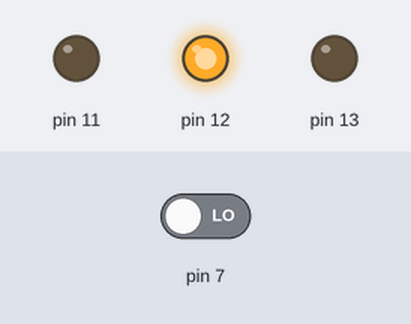
Bench run of a sketch on a simulated Arduino Uno, built with avr-gcc and run on an emulated ATmega328P. Shown: output pins drawn as LEDs (lit = HIGH). The test bench sets the inputs (shaded band); at power-on: pin 7 LOW.

Above: at 6.8 s.
6.9 s: pin 7 driven HIGH
At 7.8 s:
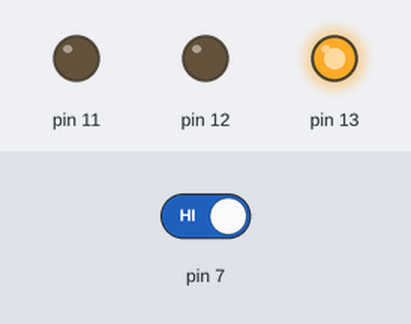
At 10.2 s:
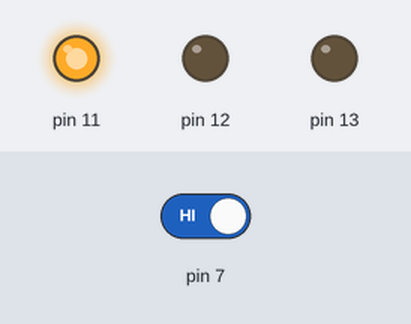
10.8 s: pin 7 driven LOW
At 15.0 s:
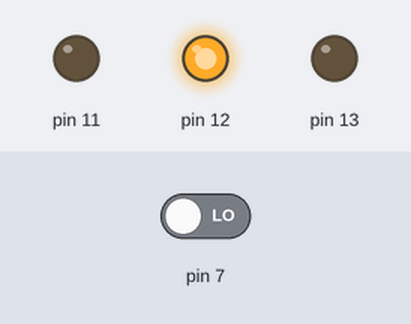
Timing chart, 0 to 24.5 s (numbered marks = the images above; inputs shaded):
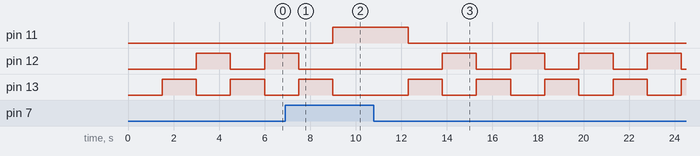

The sketch:

ejercicio_2.ino
```cpp
// C++ code
//
int state;
void setup()
{
  pinMode(7, INPUT);
  pinMode(13, OUTPUT);
  pinMode(12, OUTPUT);
  pinMode(11, OUTPUT);
}

void loop()
{
  state = digitalRead(7);

  if (state == HIGH) {
    digitalWrite(13, LOW);
    digitalWrite(12, LOW);
    digitalWrite(11, HIGH);
  } else {
    delay(1500); // Wait for 1500 millisecond(s)
    digitalWrite(13, HIGH);
    digitalWrite(12, LOW);
    digitalWrite(11, LOW);
    delay(1500); // Wait for 1500 millisecond(s)
    digitalWrite(13, LOW);
    digitalWrite(12, HIGH);
    digitalWrite(11, LOW);

  }

}
```

Measured:
- after the input at 6.9 s, pin 11: LOW → HIGH after 2.1 s; pin 12: goes on until 7.5 s, then stays LOW
- after the input at 10.8 s, pin 11: HIGH → LOW after 1.5 s; pin 12: alternates HIGH for 1.5 s and LOW for 1.5 s, starting after 3.0 s; pin 13: alternates HIGH for 1.5 s and LOW for 1.5 s, starting after 1.5 s
- by itself, pin 13: alternates HIGH for 1.5 s and LOW for 1.5 s
